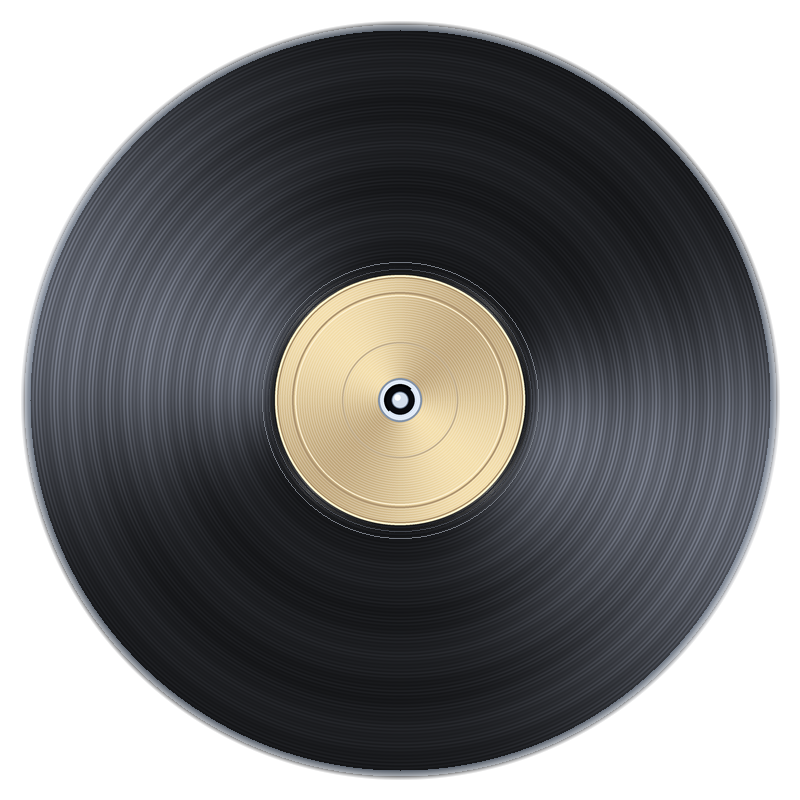
#> input picture Resources/Turntable/turntable_vinyl.png, 800 x 800 px, found by its file name
$ python render_perfect_centered_vinyl.py
#> lines starting #> are read from the running program, lines starting #| are printed output that depends on the picture
import math
import os
from PIL import Image, ImageDraw, ImageFilter

OUT_DIR = '/Volumes/2T/SilkPlayer/Resources/Turntable'
BUILD_DIR = '/Volumes/2T/SilkPlayer/build'

src_path = os.path.join(OUT_DIR, 'turntable_vinyl.png')
src = Image.open(src_path).convert('RGBA')
#> src is the input picture: PIL image 800x800 RGBA; mean R, G, B, A 47.6, 46.8, 45.9, 169.9

W, H = src.size # 800, 800
#> W = 800; H = 800
CX, CY = 400.0, 400.0

# 1. We keep the vinyl grooved disc outside r > 128
# Let's create an ultra-clean super-sampled center gold label
SCALE = 4
SW = W * SCALE
#> SW = 3200
SH = H * SCALE
#> SH = 3200
scx = CX * SCALE
scy = CY * SCALE

label_hi = Image.new('RGBA', (SW, SH), (0, 0, 0, 0))
#> label_hi: PIL image 3200x3200 RGBA; every value is 0
ldraw = ImageDraw.Draw(label_hi)

# Label radius: 125 on 800px disc
R_LABEL = 125.0 * SCALE
R_RUNOUT = 138.0 * SCALE

# A. Lead-out black groove transition ring (between 125 and 138)
for r_step in range(int(R_LABEL), int(R_RUNOUT)):
    frac = (r_step - R_LABEL) / (R_RUNOUT - R_LABEL)
    col = int(12 + (1.0 - frac) * 15)
    ldraw.ellipse([scx - r_step, scy - r_step, scx + r_step, scy + r_step], outline=(col, col, col, 255), width=1)

# Subtle concentric run-out spiral lines
for r_spiral in [128.0 * SCALE, 132.0 * SCALE, 135.0 * SCALE]:
    ldraw.ellipse([scx - r_spiral, scy - r_spiral, scx + r_spiral, scy + r_spiral], outline=(30, 32, 38, 255), width=int(1.5 * SCALE))

# B. Champagne Gold Metallic Base with Anisotropic Reflections
# We create a 125-radius circular mask and apply radial/angular metallic sheen
base_gold = Image.new('RGBA', (SW, SH), (0, 0, 0, 0))
bdraw = ImageDraw.Draw(base_gold)

# Solid gold disc base
gold_box = [scx - R_LABEL, scy - R_LABEL, scx + R_LABEL, scy + R_LABEL]
bdraw.ellipse(gold_box, fill=(195, 160, 95, 255))

# Anisotropic brushed metal reflection (butterfly light sheen at 45 deg and 225 deg)
num_rays = 720
for i in range(num_rays):
    angle = (float(i) / num_rays) * 2.0 * math.pi
    # Intensity varies with cos(2 * angle - pi/2)
    intensity = 0.5 + 0.5 * math.cos(2.0 * angle - 0.5 * math.pi)
    # Highlight color: (240, 215, 145) to shadow (170, 135, 75)
    r = int(170 + intensity * 70)
    g = int(135 + intensity * 75)
    b = int(75  + intensity * 65)
    x2 = scx + math.cos(angle) * R_LABEL
    y2 = scy + math.sin(angle) * R_LABEL
    bdraw.line([(scx, scy), (x2, y2)], fill=(r, g, b, 180), width=int(2 * SCALE))

# Concentric micro-milling rings on gold label (fine pressed disc texture)
for r_ring in range(int(24 * SCALE), int(R_LABEL), int(2.5 * SCALE)):
    bdraw.ellipse([scx - r_ring, scy - r_ring, scx + r_ring, scy + r_ring], outline=(255, 240, 190, 45), width=1)

# Outer gold bevel ring
bdraw.ellipse(gold_box, outline=(255, 245, 205, 230), width=int(2.5 * SCALE))
bdraw.ellipse([scx - R_LABEL + 2*SCALE, scy - R_LABEL + 2*SCALE, scx + R_LABEL - 2*SCALE, scy + R_LABEL - 2*SCALE], outline=(150, 115, 60, 200), width=int(1.5 * SCALE))

# C. Audiophile Typographic & Geometric Ring Elements (Concentrically Symmetric)
# Concentric border rings inside label
r_inner_border = 108.0 * SCALE
bdraw.ellipse([scx - r_inner_border, scy - r_inner_border, scx + r_inner_border, scy + r_inner_border], outline=(140, 105, 55, 180), width=int(1.8 * SCALE))
bdraw.ellipse([scx - r_inner_border + 3*SCALE, scy - r_inner_border + 3*SCALE, scx + r_inner_border - 3*SCALE, scy + r_inner_border - 3*SCALE], outline=(255, 235, 180, 160), width=int(1.2 * SCALE))

# Middle ring
r_mid_border = 58.0 * SCALE
bdraw.ellipse([scx - r_mid_border, scy - r_mid_border, scx + r_mid_border, scy + r_mid_border], outline=(150, 115, 60, 150), width=int(1.5 * SCALE))

# D. SPINDLE HOLE & CENTER BEARING PIN (Strictly centered at 400.0, 400.0)
# Spindle hole outer radius = 22.0 * SCALE
r_spindle_rim = 22.0 * SCALE
bdraw.ellipse([scx - r_spindle_rim, scy - r_spindle_rim, scx + r_spindle_rim, scy + r_spindle_rim], fill=(225, 235, 248, 255), outline=(130, 145, 165, 255), width=int(2.0 * SCALE))

# Spindle hole depth shadow (inner hole r = 16.0 * SCALE)
r_hole = 16.0 * SCALE
bdraw.ellipse([scx - r_hole, scy - r_hole, scx + r_hole, scy + r_hole], fill=(8, 10, 14, 255))
# Top-left inner shadow in hole
bdraw.arc([scx - r_hole, scy - r_hole, scx + r_hole, scy + r_hole], start=135, end=315, fill=(0, 0, 0, 255), width=int(2.5 * SCALE))
bdraw.arc([scx - r_hole, scy - r_hole, scx + r_hole, scy + r_hole], start=-45, end=135, fill=(200, 215, 235, 200), width=int(1.5 * SCALE))

# Polished Stainless Steel Center Spindle Pin (r = 8.5 * SCALE)
r_pin = 8.5 * SCALE
bdraw.ellipse([scx - r_pin, scy - r_pin, scx + r_pin, scy + r_pin], fill=(210, 222, 236, 255), outline=(100, 115, 135, 255), width=int(1.2 * SCALE))
# Specular point highlight on chrome pin at (-2, -2)
pin_hl_x = scx - 2.5 * SCALE
pin_hl_y = scy - 2.5 * SCALE
bdraw.ellipse([pin_hl_x - 3.0*SCALE, pin_hl_y - 3.0*SCALE, pin_hl_x + 3.0*SCALE, pin_hl_y + 3.0*SCALE], fill=(255, 255, 255, 255))

# Composite label
label_hi = Image.alpha_composite(label_hi, base_gold)
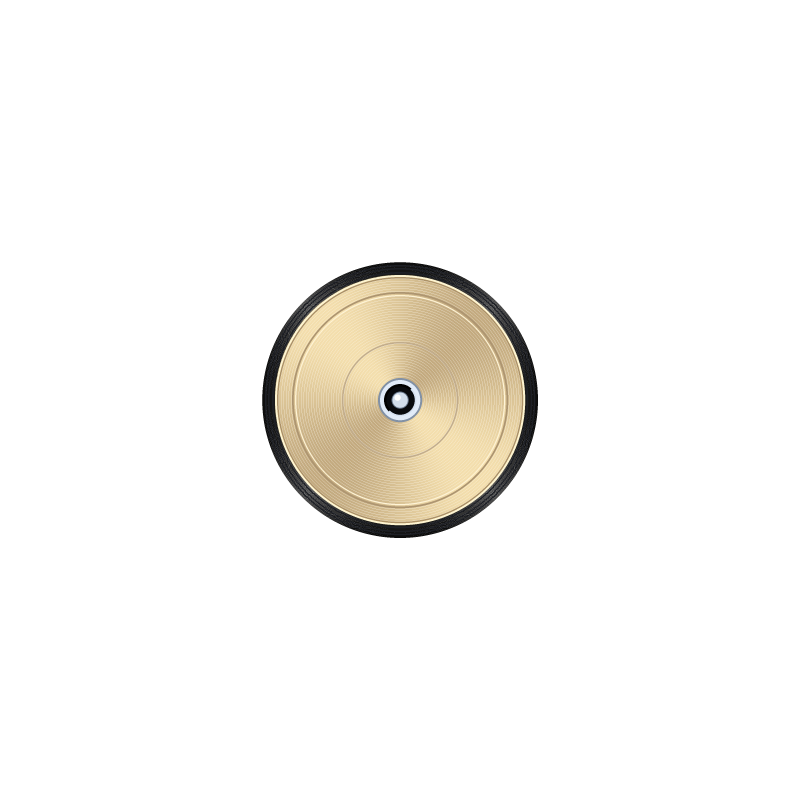
#> label_hi: PIL image 3200x3200 RGBA (shown at 1/4 size); mean R, G, B, A 16.1, 13.9, 9.3, 17.2; transparent parts drawn white

# Downsample label with Lanczos to 800x800
label_clean = label_hi.resize((W, H), Image.Resampling.LANCZOS)
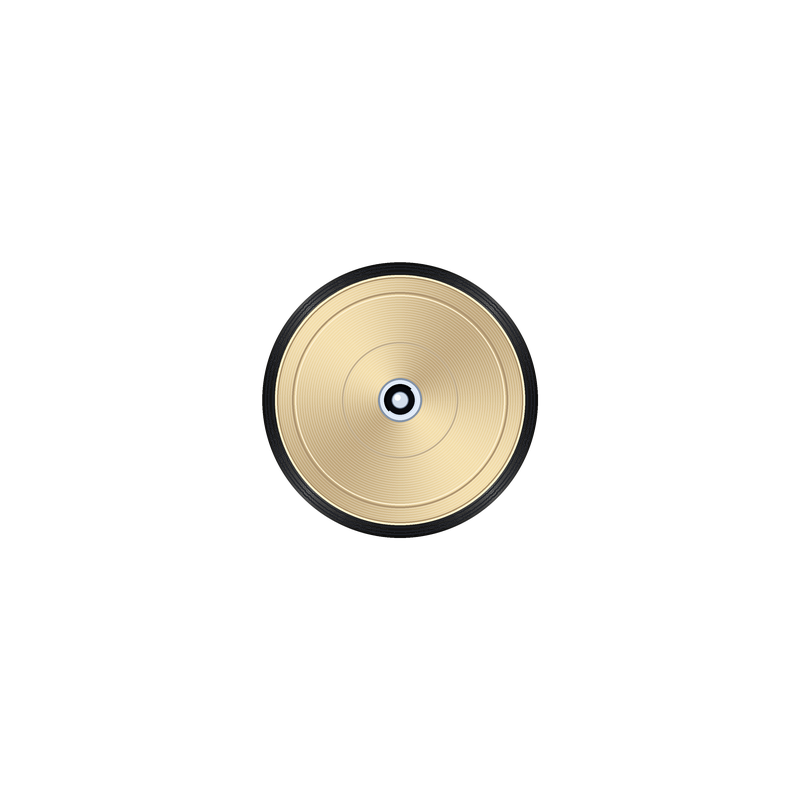
#> label_clean: PIL image 800x800 RGBA; mean R, G, B, A 15.9, 13.6, 9, 17.2; transparent parts drawn white

# 2. Composite over existing vinyl:
# We preserve the original vinyl outside r = 135
# Inside r <= 135, we smoothly blend to the new, mathematically centered gold label!
final_vinyl = src.copy()
final_pixels = final_vinyl.load()
label_pixels = label_clean.load()

for y in range(H):
    dy = y - CY
    for x in range(W):
        dx = x - CX
        dist = math.sqrt(dx*dx + dy*dy)
        if dist <= 126.0:
            final_pixels[x, y] = label_pixels[x, y]
        elif dist <= 138.0:
            # Blend smoothly across the run-out groove
            t = (dist - 126.0) / 12.0 # 0.0 at label edge, 1.0 at outer groove
            lp = label_pixels[x, y]
            vp = final_pixels[x, y]
            r = int(lp[0] * (1.0 - t) + vp[0] * t)
            g = int(lp[1] * (1.0 - t) + vp[1] * t)
            b = int(lp[2] * (1.0 - t) + vp[2] * t)
            a = int(lp[3] * (1.0 - t) + vp[3] * t)
            final_pixels[x, y] = (r, g, b, a)

final_vinyl.save(src_path)
print(f"Successfully saved perfectly centered vinyl to {src_path}")

# 3. VERIFY ROTATION STABILITY
# Rotate at 0, 90, 180, 270 and check center of spindle pin & label
for rot_angle in [0, 45, 90, 180]:
    rot = final_vinyl.rotate(rot_angle, resample=Image.Resampling.BICUBIC)
    rot_p = os.path.join(BUILD_DIR, f"verify_rot_{rot_angle}.png")
    rot.save(rot_p)
    print(f"Saved {rot_p}")
#> this loop made 4 passes
#> pass 2, `rot = final_vinyl.rotate(rot_angle, resample=Image.Resampling.BICUBIC)`:
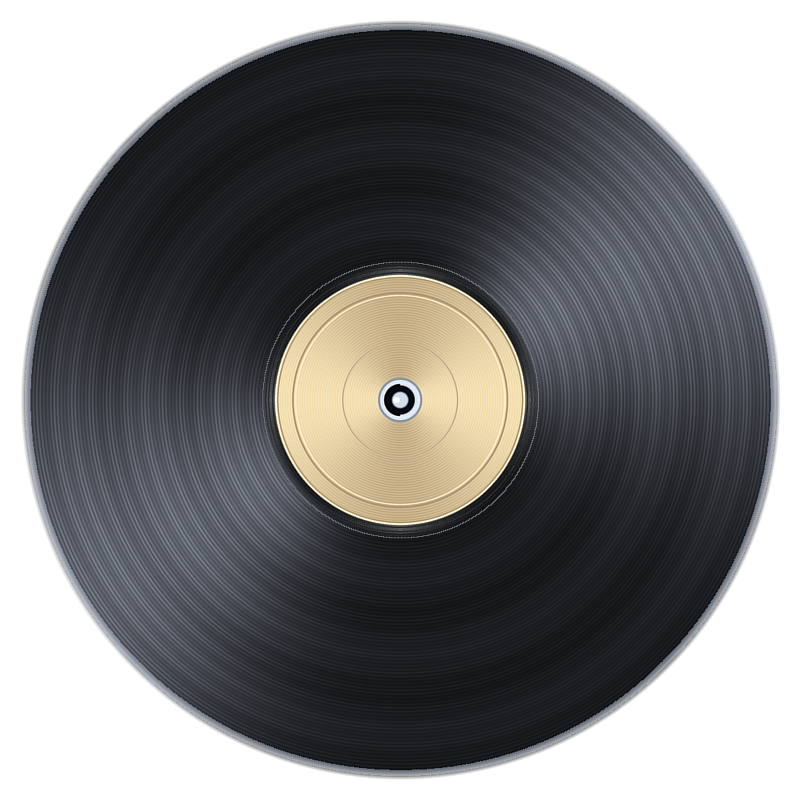
#> rot: PIL image 800x800 RGBA; mean R, G, B, A 47, 46.3, 45.3, 169.8; transparent parts drawn white
#> pass 3, `rot = final_vinyl.rotate(rot_angle, resample=Image.Resampling.BICUBIC)`:
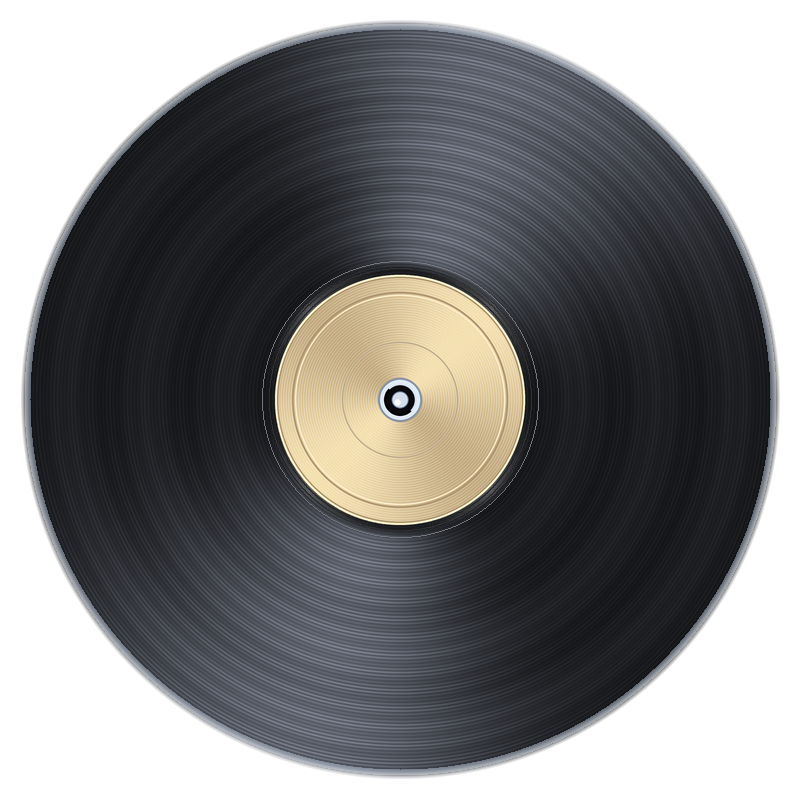
#> rot: PIL image 800x800 RGBA; mean R, G, B, A 47.5, 46.7, 45.8, 169.8; transparent parts drawn white
